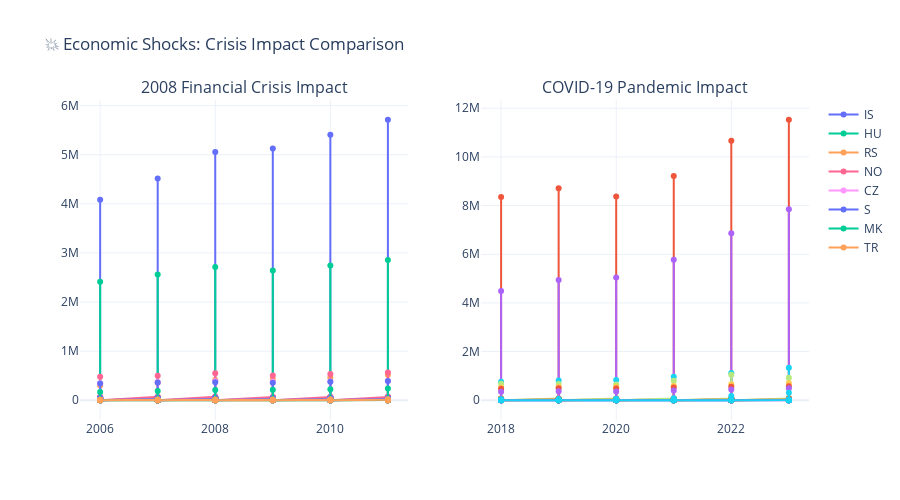

Here is the notebook cell this chart was saved with:
### Code cell
# 📊 Visualization 4: Crisis Impact Before & After

crisis_years_2008 = [2006, 2007, 2008, 2009, 2010, 2011]
crisis_years_covid = [2018, 2019, 2020, 2021, 2022, 2023]

df_crisis_2008 = df_melted[df_melted['year'].isin(crisis_years_2008)].copy()
df_crisis_covid = df_melted[df_melted['year'].isin(crisis_years_covid)].copy()

# Get top 8 countries
top_8 = df_latest.nlargest(8, 'gdp_per_capita')['go'].values

fig = make_subplots(rows=1, cols=2,
                    subplot_titles=("2008 Financial Crisis Impact", "COVID-19 Pandemic Impact"))

for country in top_8:
    crisis_2008_data = df_crisis_2008[df_crisis_2008['go'] == country].sort_values('year')
    fig.add_trace(go.Scatter(x=crisis_2008_data['year'], y=crisis_2008_data['gdp_per_capita'],
                            name=country, mode='lines+markers'),
                  row=1, col=1)
    
    crisis_covid_data = df_crisis_covid[df_crisis_covid['go'] == country].sort_values('year')
    fig.add_trace(go.Scatter(x=crisis_covid_data['year'], y=crisis_covid_data['gdp_per_capita'],
                            name=country, showlegend=False, mode='lines+markers'),
                  row=1, col=2)

fig.update_layout(height=500, template='plotly_white',
                 title_text="💥 Economic Shocks: Crisis Impact Comparison")
fig.show()

print("✅ Visualization 4: Crisis Impact Comparison")
